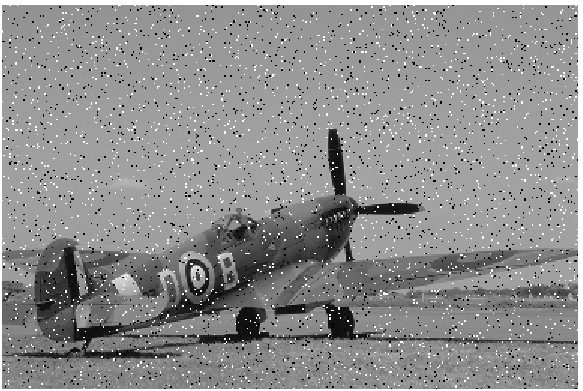
#> input picture imagens/plane.png, 583 x 391 px
$ python median.py
#> lines starting #> are read from the running program, lines starting #| are printed output that depends on the picture
import numpy as np
import cv2

img = cv2.imread('imagens/plane.png', cv2.IMREAD_GRAYSCALE)
#> img is the input picture: shape (391, 583); min 0, max 255, mean 141.9
img_out = img.copy()

height = img.shape[0]
#> height = 391
width = img.shape[1]
#> width = 583

for i in np.arange(3, height-3):
   for j in np.arange(3, width-3):
        neighbors = []
        for k in np.arange(-3, 4):
            for l in np.arange(-3, 4):
                a = img.item(i+k, j+l)
                neighbors.append(a)
        neighbors.sort()
        median = neighbors[25]
        b = median
        img_out.itemset((i,j), b)
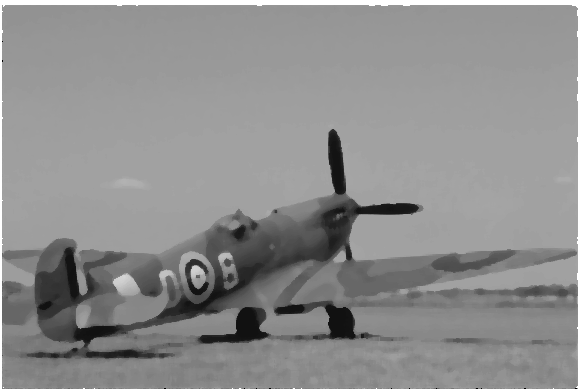
#> img_out: shape (391, 583); min 0, max 255, mean 143

cv2.imwrite('imagens/medianb25.jpg', img_out)

cv2.imshow('image',img_out)
cv2.waitKey(0)
cv2.destroyAllWindows()
